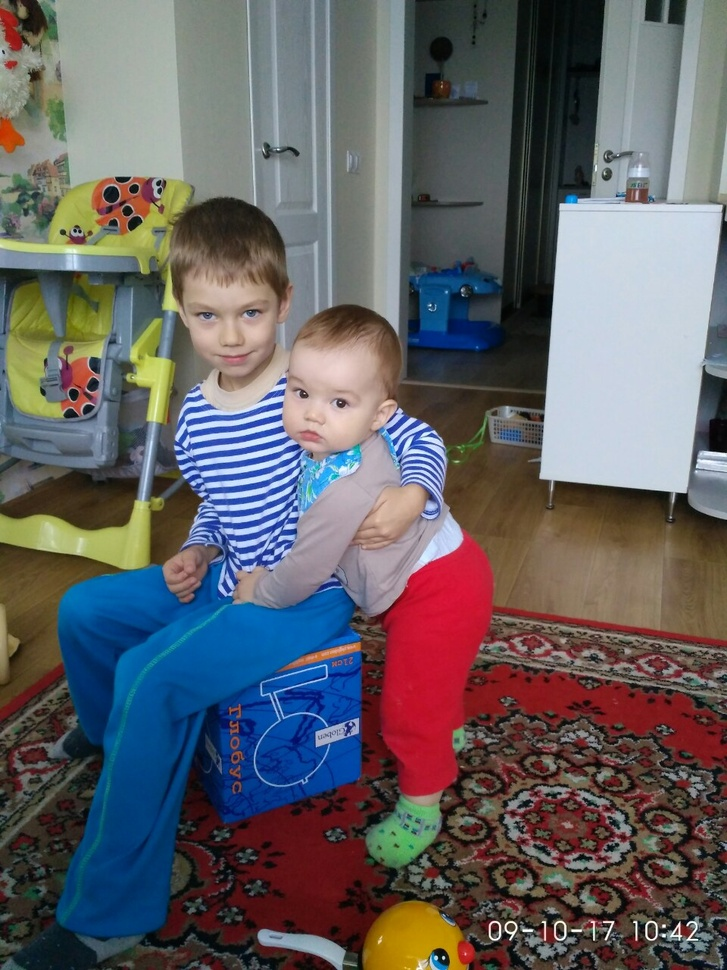
#> input picture images/kids.jpg, 727 x 970 px, shrunk from 960 x 1280 before the run
$ python lesson_4_part_2.py
#> lines starting #> are read from the running program, lines starting #| are printed output that depends on the picture; after the words box and inside, x2 and y2 are one past the last pixel; in counts of white or black regions, pixels touching at a corner belong together
import cv2
import numpy as np

img = cv2.imread('images/kids.jpg')
#> img is the input picture: shape (970, 727, 3); mean B, G, R 100.2, 96.9, 99.3

new_img = np.zeros(img.shape, dtype='uint8')

img = cv2.cvtColor(img, cv2.COLOR_BGRA2GRAY)
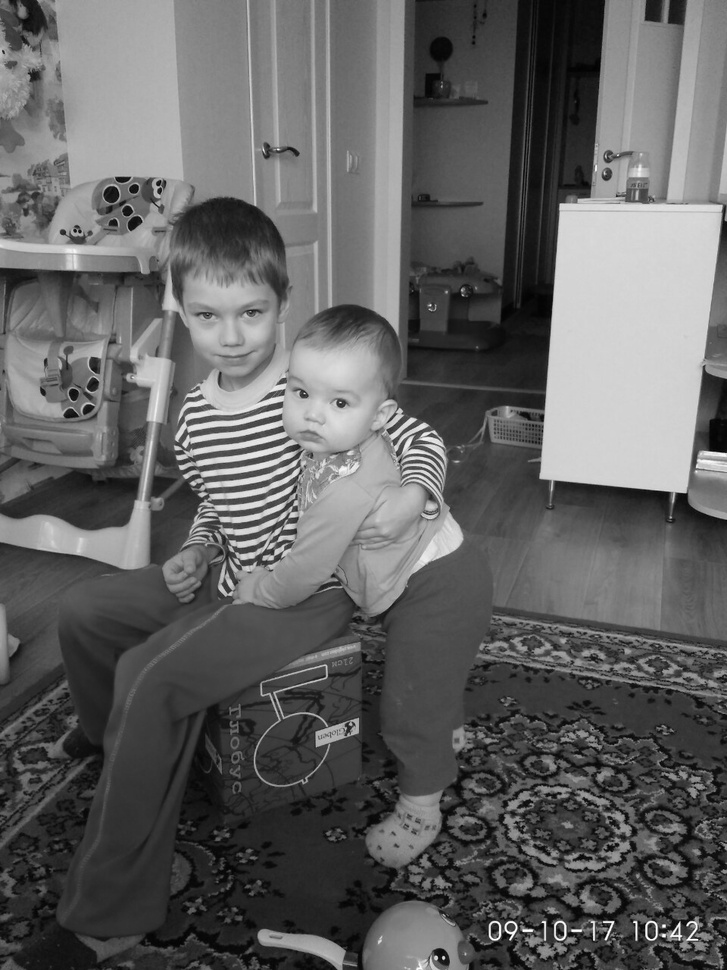
#> img: shape (970, 727); min 0, max 255, mean 97.9
img = cv2.GaussianBlur(img, (5, 5), 0)

img = cv2.Canny(img, 100, 140)
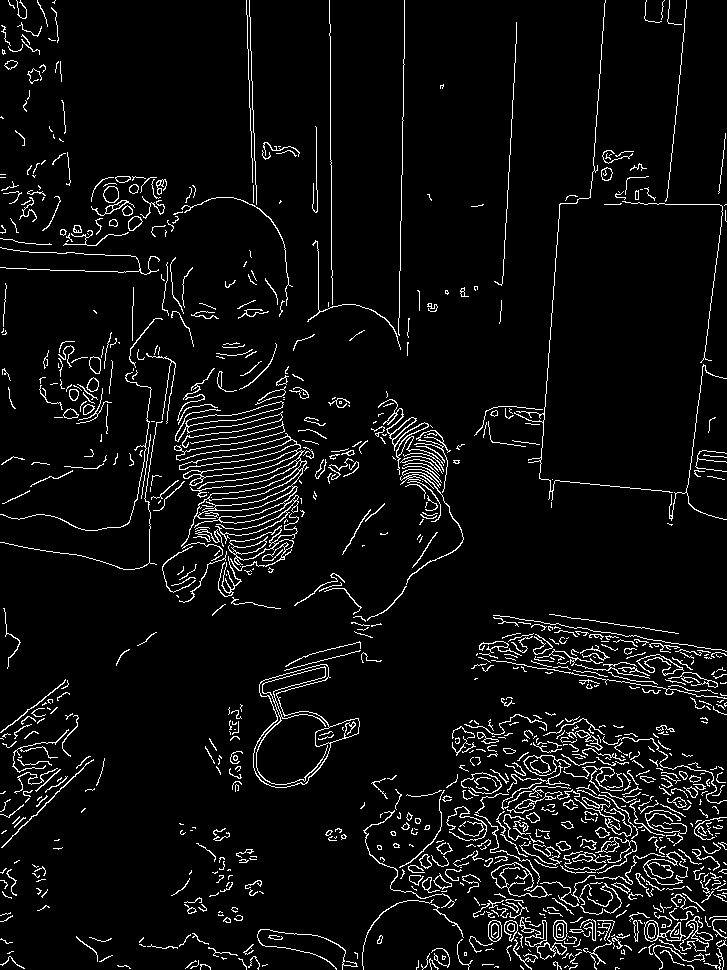
#> img: shape (970, 727); 5.6% white in thin lines or dots

con, hir = cv2.findContours(img, cv2.RETR_LIST, cv2.CHAIN_APPROX_NONE)
#> con = 1099 contours, 879 with area under 20; largest, box (x1, y1, x2, y2) and area: (253, 664, 360, 788) 6259, (253, 664, 331, 788) 5489, (174, 421, 307, 547) 3726, (491, 862, 552, 898) 1078, (491, 862, 547, 898) 1002; hir = 1099 rows, first 6: [1, -1, -1, -1], [2, 0, -1, -1], [3, 1, -1, -1], [4, 2, -1, -1], [5, 3, -1, -1], [6, 4, -1, -1]

cv2.drawContours(new_img, con, -1, (255, 0, 0), 1)
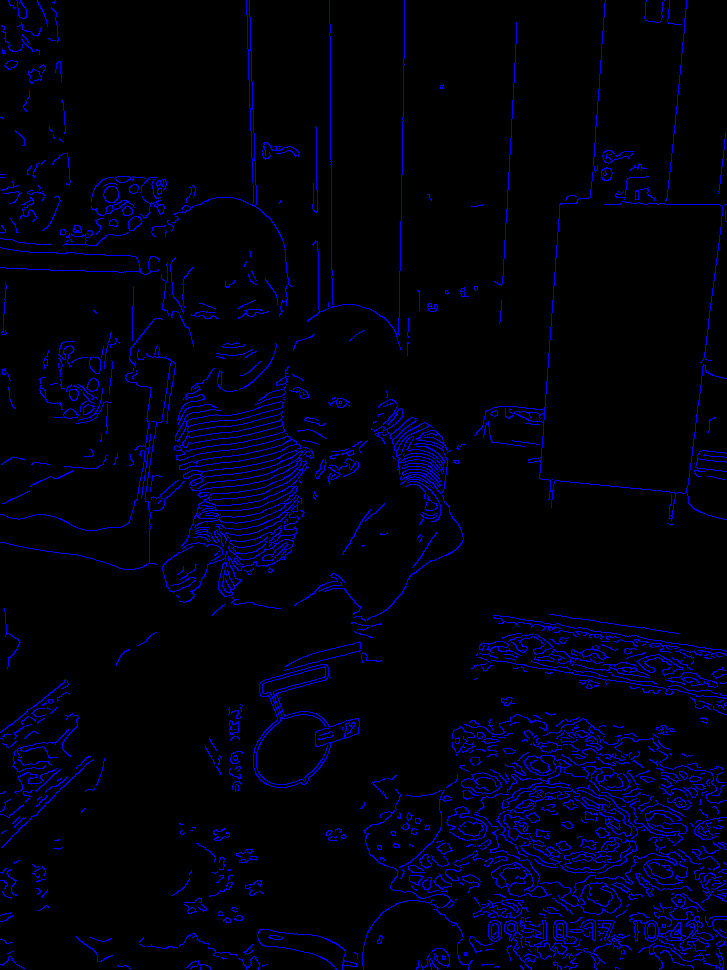
#> new_img: shape (970, 727, 3); mean of channels 0, 1, 2 14.2, 0, 0; drawn as B, G, R

cv2.imshow('kids', new_img)
cv2.waitKey(0)

$ run again, with images/image1.jpg copied over images/kids.jpg
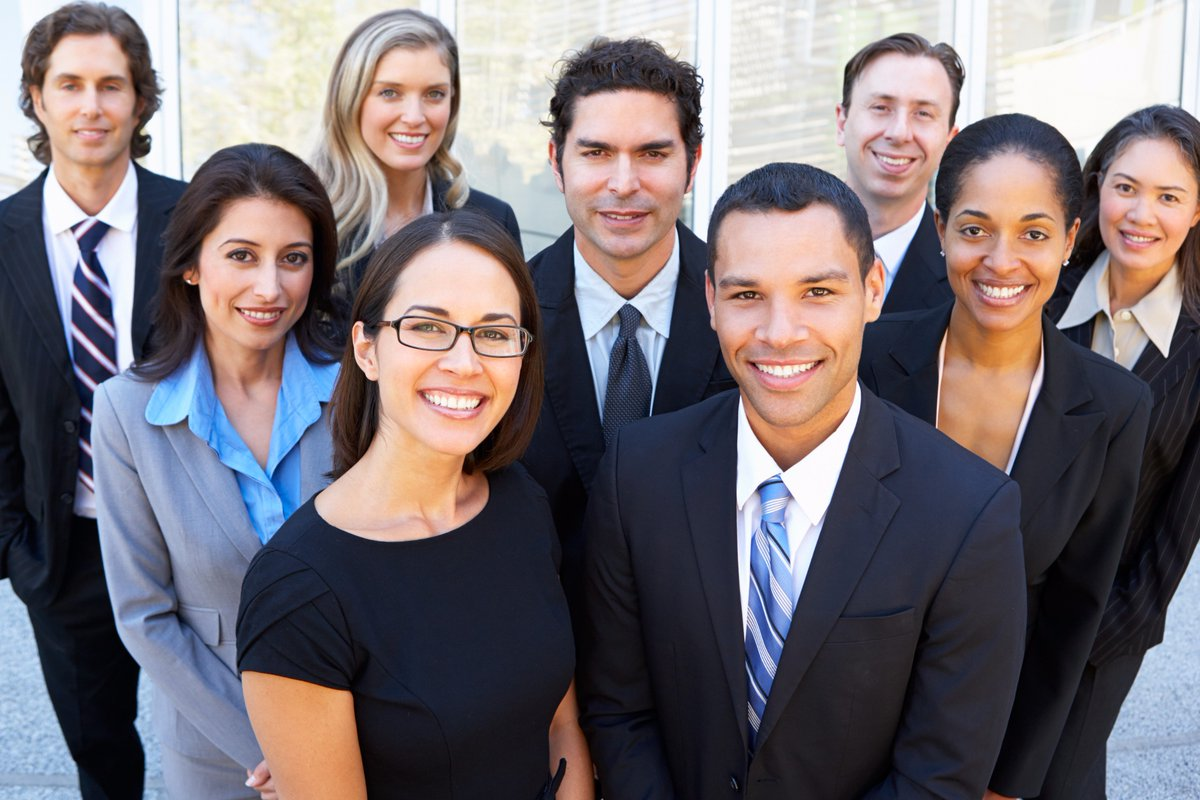
#> input picture images/image1.jpg, 1200 x 800 px
#> img is the input picture: shape (800, 1200, 3); mean B, G, R 115.8, 110.7, 118.6
#> `img = cv2.Canny(img, 100, 140)`:
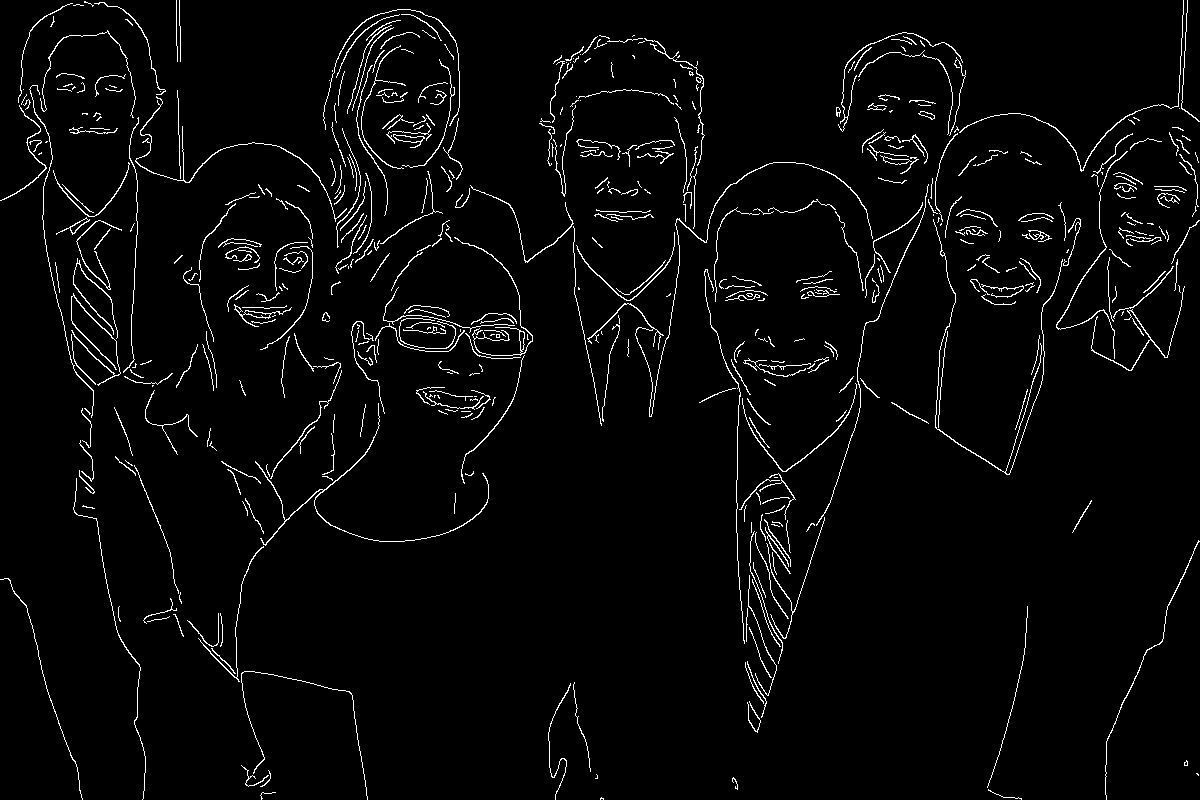
#> img: shape (800, 1200); 3.1% white in thin lines or dots
#> con = 548 contours, 459 with area under 20; largest, box (x1, y1, x2, y2) and area: (255, 403, 489, 546) 178, (587, 162, 873, 417) 174, (234, 304, 292, 327) 154, (393, 134, 425, 148) 150, (454, 237, 533, 356) 144; hir = 548 rows, first 6: [1, -1, -1, -1], [2, 0, -1, -1], [3, 1, -1, -1], [4, 2, -1, -1], [5, 3, -1, -1], [6, 4, -1, -1]
#> `cv2.drawContours(new_img, con, -1, (255, 0, 0), 1)`:
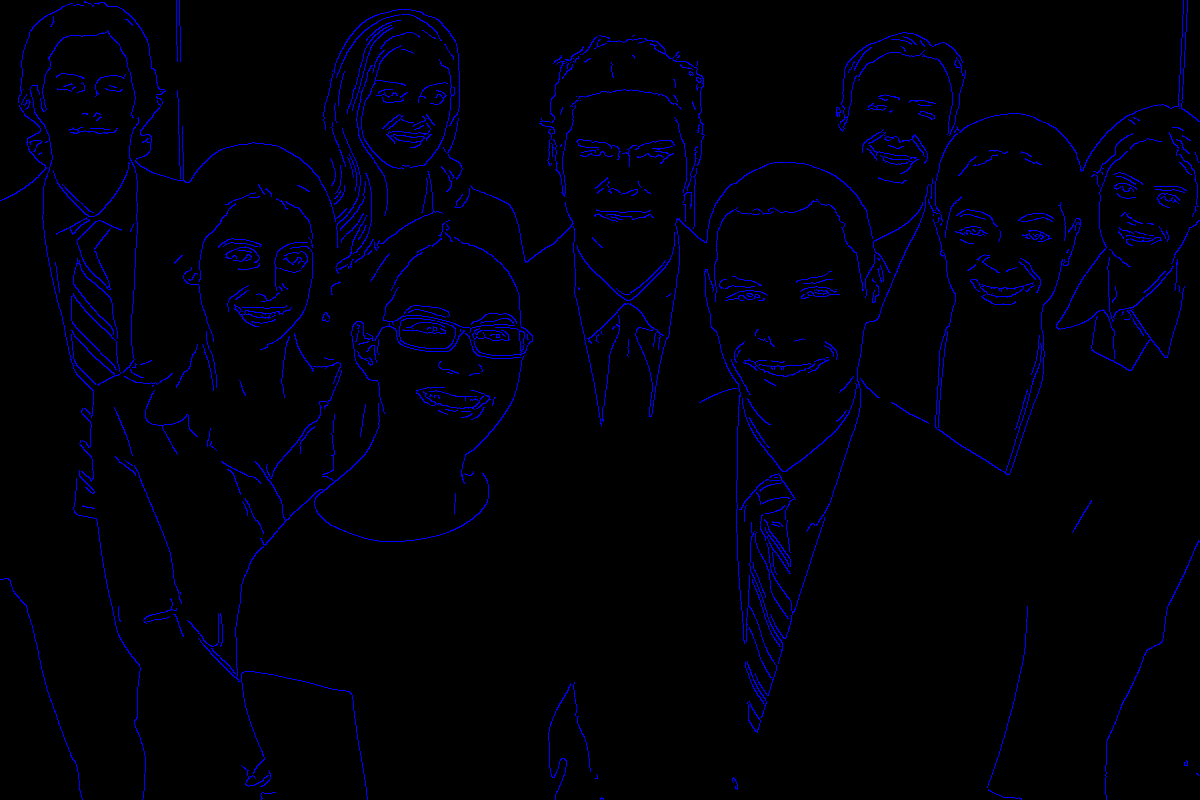
#> new_img: shape (800, 1200, 3); mean of channels 0, 1, 2 8, 0, 0; drawn as B, G, R

$ run again, with images/image2.jpg copied over images/kids.jpg
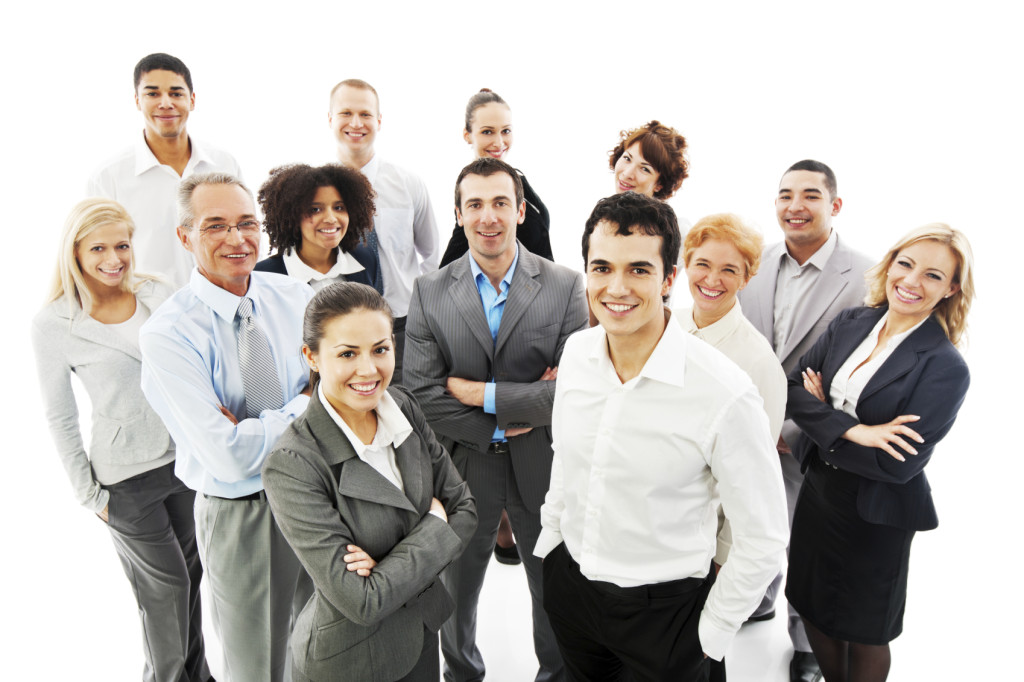
#> input picture images/image2.jpg, 1024 x 682 px
#> img is the input picture: shape (682, 1024, 3); mean B, G, R 182.5, 186.2, 190.2
#> `img = cv2.Canny(img, 100, 140)`:
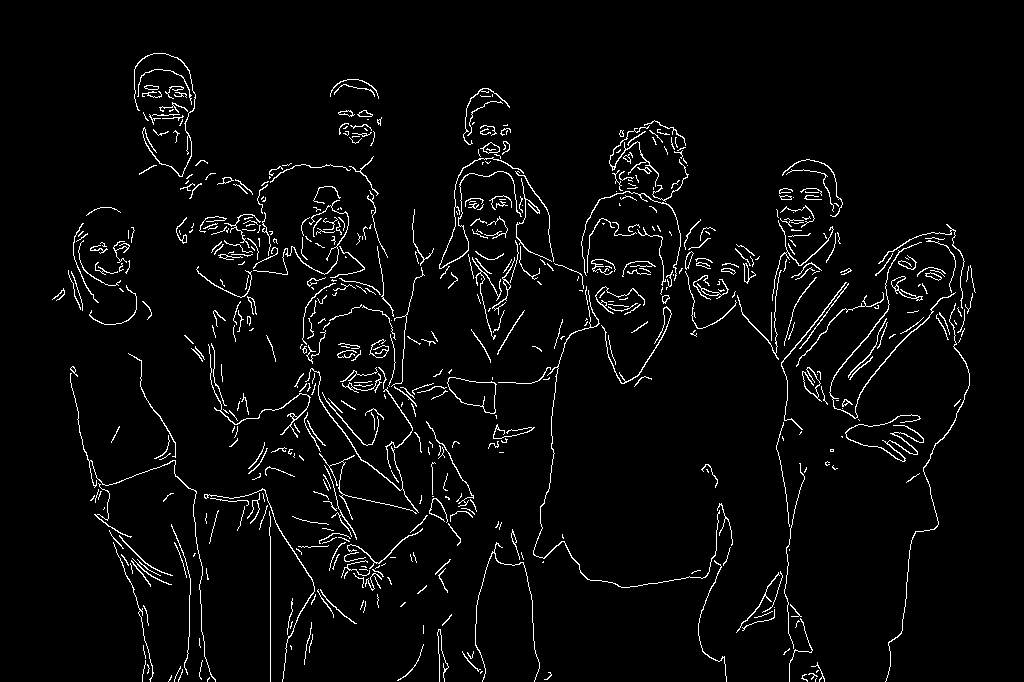
#> img: shape (682, 1024); 3.6% white in thin lines or dots, all inside (x1, y1, x2, y2) = (52, 53, 976, 682)
#> con = 643 contours, 546 with area under 20; largest, box (x1, y1, x2, y2) and area: (447, 377, 497, 414) 1089, (447, 377, 496, 414) 1067, (829, 242, 956, 419) 170, (480, 142, 500, 154) 120, (891, 276, 923, 301) 114; hir = 643 rows, first 6: [1, -1, -1, -1], [2, 0, -1, -1], [3, 1, -1, -1], [4, 2, -1, -1], [5, 3, -1, -1], [6, 4, -1, -1]
#> `cv2.drawContours(new_img, con, -1, (255, 0, 0), 1)`:
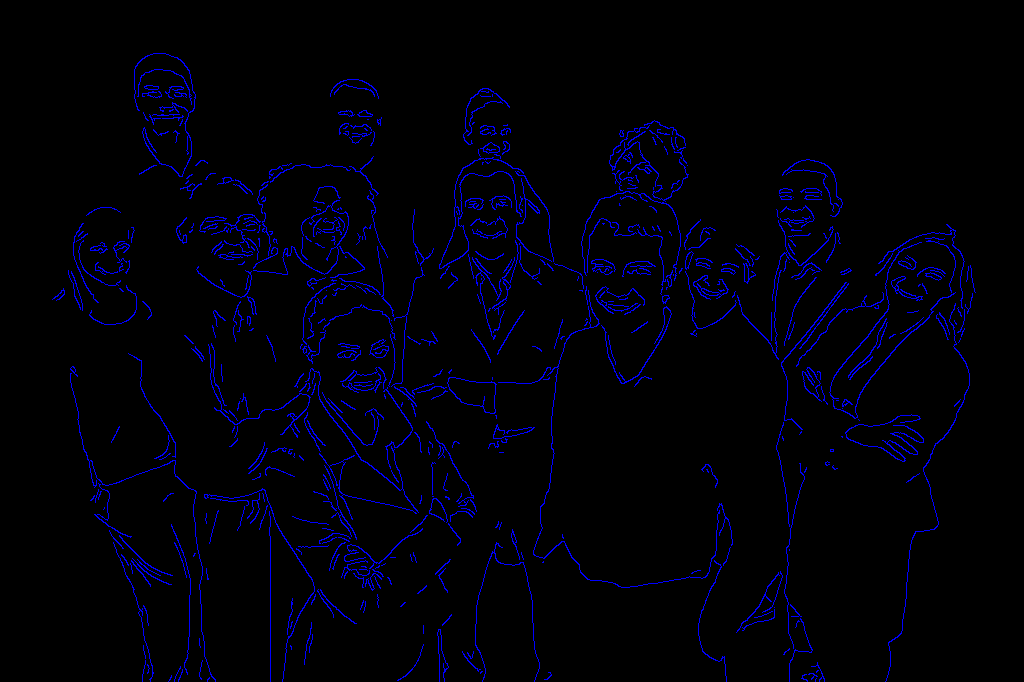
#> new_img: shape (682, 1024, 3); mean of channels 0, 1, 2 9.3, 0, 0; drawn as B, G, R
